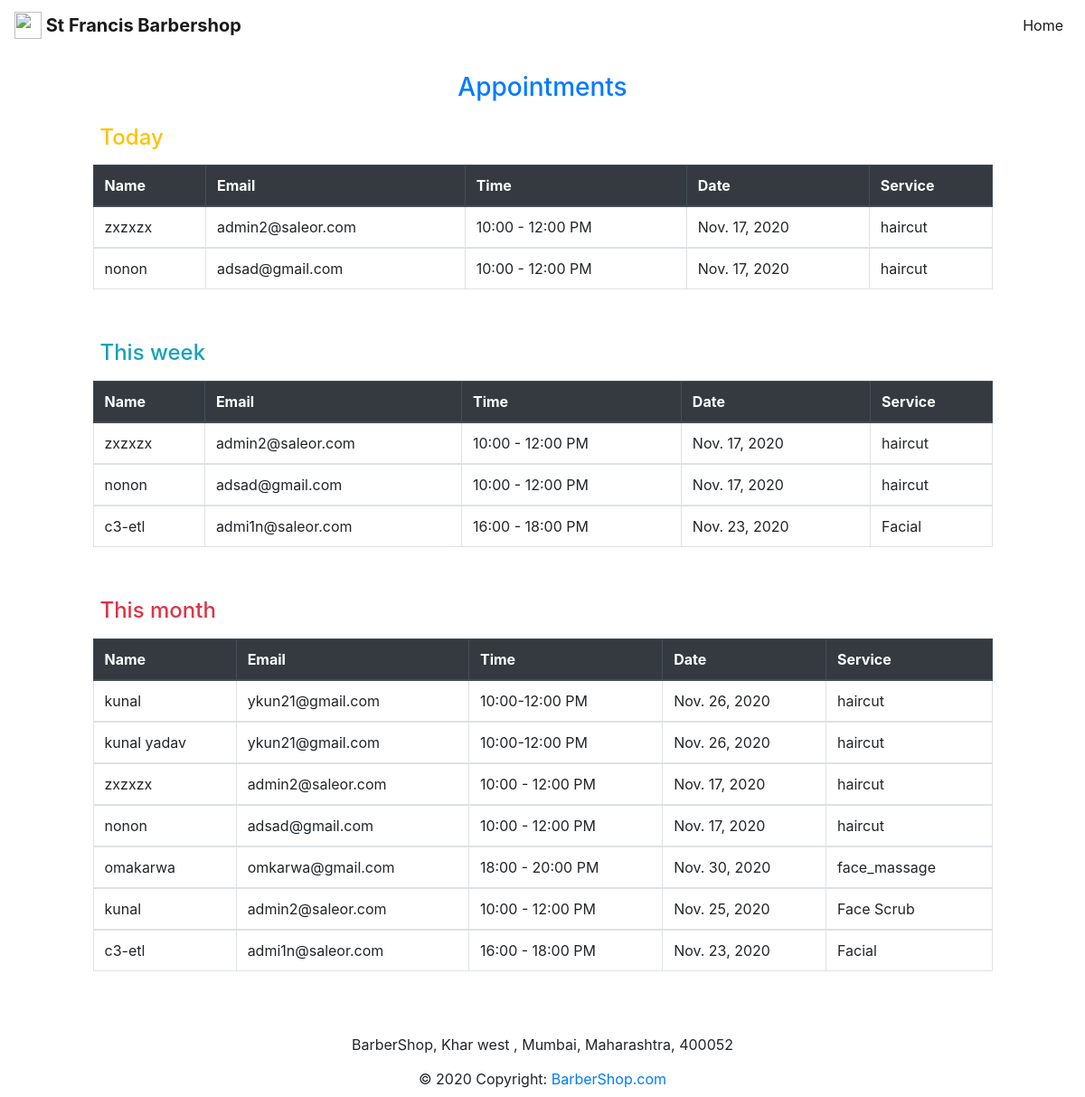
/appointment_list/ (signed in), run on an earlier commit of the app's database.
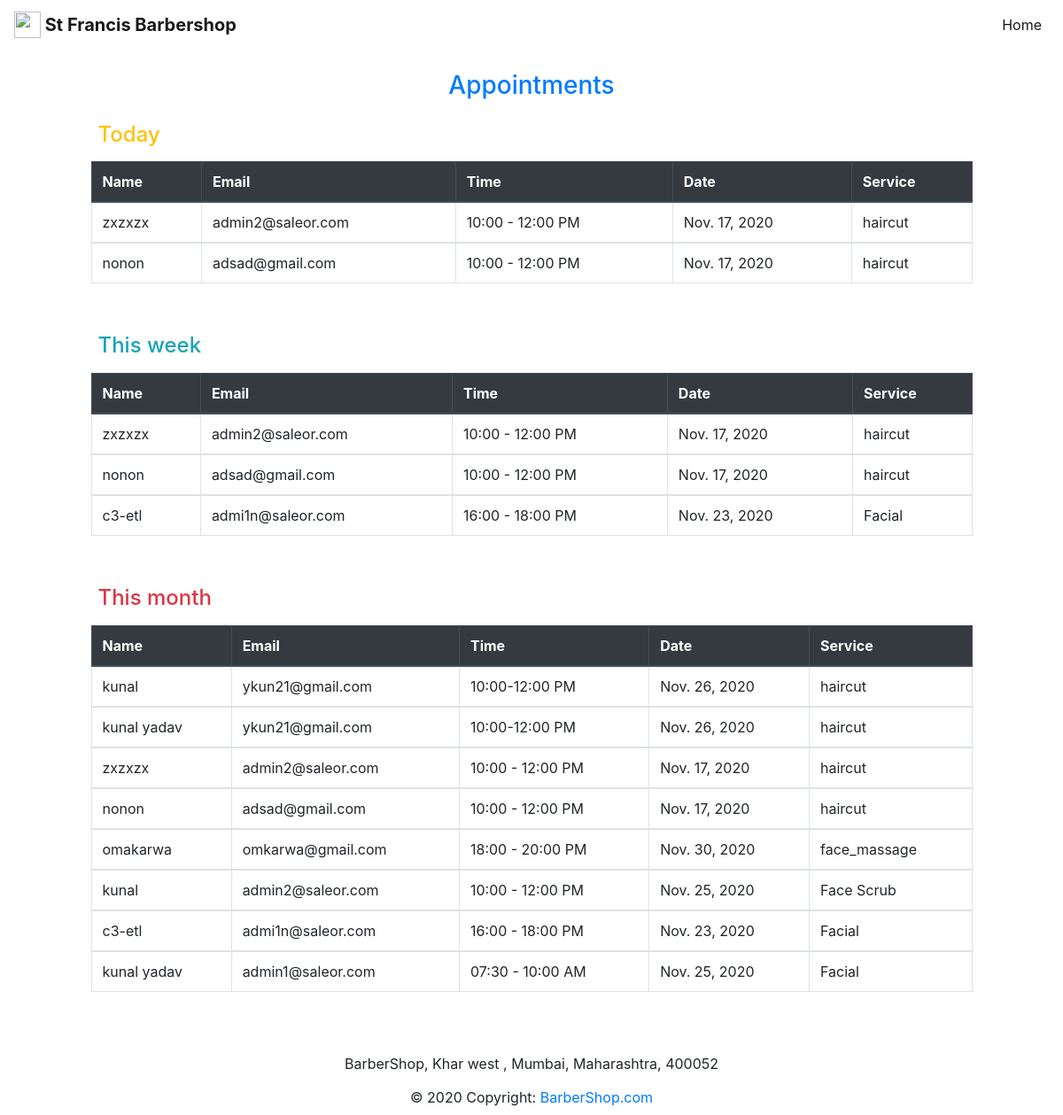
And on a later commit of the database.
### barbershop/models.py (models this page shows)
class Appointment(models.Model):
    name = models.CharField(max_length=200)
    email = models.EmailField(max_length=200)
    preferred_date = models.DateField(default=datetime.date.today)
    preferred_time = models.CharField(max_length=250, default="10:00 - 12:00 PM")
    service = models.CharField(max_length=250)
    appointment_id = models.CharField(max_length=450)
    def __str__(self):
        return self.name

### barbershop/views.py (the view)
# urls.py: path('appointment_list/', views.appointments_list, name="appointments_list")
@login_required()
def appointments_list(request):
    today = date.today()
    seven_day = today + timedelta(days=6)
    month = today + timedelta(days=30)
    today_appointments = Appointment.objects.filter(preferred_date__range=[today, today])
    week_appointments = Appointment.objects.filter(preferred_date__range=[today, seven_day])
    month_appointments = Appointment.objects.filter(preferred_date__range=[today, month])
    return render(request, "barbershop/appointments_list.html", {"today_appointments": today_appointments,
                                                                 "week_appointments": week_appointments,
                                                                 "month_appointments": month_appointments, })

### barbershop/templates/barbershop/appointments_list.html (shortened to what this page needs)
{% extends "barbershop/main.html" %} {% load static %} {% load crispy_forms_tags %} {% block title%} Make an Appointment {% endblock %} {% block navbar %} <nav class="navbar navbar-expand-md navbar-light bg-white">
    <a class="navbar-brand" href="#">
        <img src="https://www.flaticon.com/svg/static/icons/svg/1995/1995573.svg" width="30" height="30" class="d-inline-block align-top" alt=""><strong> St Francis Barbershop </strong> </a>
    <div class="navbar-collapse collapse" id="collapsingNavbar">
        <ul class="navbar-nav ml-auto">
            <li class="nav-item active">
                <a class="nav-link" href="{% url 'home' %}">Home</a>
            </li>
        </ul>
    </div>
</nav> {% endblock %} {% block content %} <main class="flex-fill">
    <div class="row justify-content-center">
        <div class="col-lg-10 col-md-12 col-sm-12 m-2">
            <h3 class="text-center text-primary mt-3">Appointments</h3>
            <h4 class="text-warning mt-3 p-2">Today</h4>
            <table class="table table-bordered ">
                <thead class="thead-dark">
                    <tr>
                        <th scope="col">Name</th>
                        <th scope="col">Email</th>
                        <th scope="col">Time</th>
                        <th scope="col">Date</th>
                        <th scope="col">Service</th>
                    </tr>
                </thead> {% for appointment in today_appointments %} <tbody>
                    <tr>
                        <td>{{appointment}}</td>
                        <td>{{appointment.email}}</td>
                        <td>{{appointment.preferred_time}}</td>
                        <td>{{appointment.preferred_date}}</td>
                        <td>{{appointment.service}}</td>
                    </tr>
                </tbody> {% endfor %}
            </table>
            <h4 class="text-info mt-5 p-2">This week</h4>
            <table class="table table-bordered">
                <thead class="thead-dark">
                    <tr>
                        <th scope="col">Name</th>
                        <th scope="col">Email</th>
                        <th scope="col">Time</th>
                        <th scope="col">Date</th>
                        <th scope="col">Service</th>
                    </tr>
                </thead> {% for appointment in week_appointments %} <tbody>
                    <tr>
                        <td>{{appointment}}</td>
                        <td>{{appointment.email}}</td>
                        <td>{{appointment.preferred_time}}</td>
                        <td>{{appointment.preferred_date}}</td>
                        <td>{{appointment.service}}</td>
                    </tr>
                </tbody> {% endfor %}
            </table>
            <h4 class="text-danger mt-5 p-2">This month</h4>
            <table class="table table-bordered">
                <thead class="thead-dark">
                    <tr>
                        <th scope="col">Name</th>
                        <th scope="col">Email</th>
                        <th scope="col">Time</th>
                        <th scope="col">Date</th>
                        <th scope="col">Service</th>
                    </tr>
                </thead> {% for appointment in month_appointments %} <tbody>
                    <tr>
                        <td>{{appointment}}</td>
                        <td>{{appointment.email}}</td>
                        <td>{{appointment.preferred_time}}</td>
                        <td>{{appointment.preferred_date}}</td>
                        <td>{{appointment.service}}</td>
                    </tr>
                </tbody> {% endfor %}
            </table>
        </div>
    </div>
</main> {% endblock %}

What changed in the data, as far as the page shows it:
added Appointment: name "kunal yadav", email "admin1@saleor.com", preferred_time "07:30 - 10:00 AM", preferred_date "Nov. 25, 2020", service "Facial", shown under "This month"
